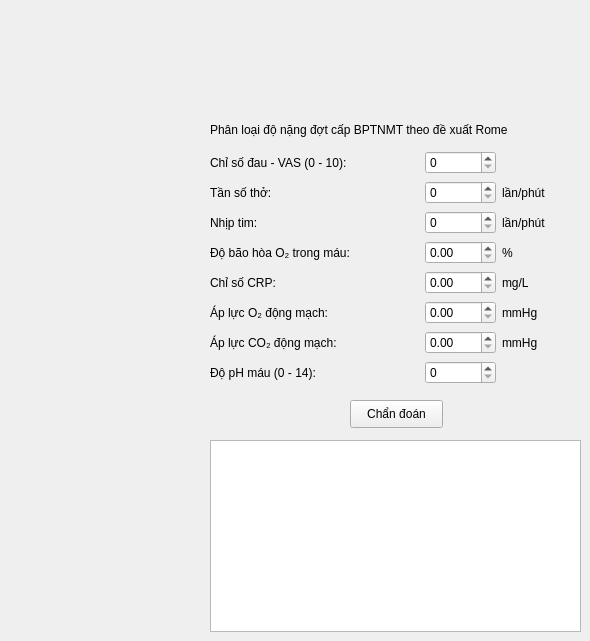
      <widget class="QWidget" name="ix">
       <widget class="QLabel" name="label_78">
        <property name="geometry">
         <rect>
          <x>210</x>
          <y>120</y>
          <width>361</width>
          <height>20</height>
         </rect>
        </property>
        <property name="text">
         <string>Phân loại độ nặng đợt cấp BPTNMT theo đề xuất Rome</string>
        </property>
       </widget>
       <widget class="QPushButton" name="ix_chan_doan_btn">
        <property name="geometry">
         <rect>
          <x>350</x>
          <y>400</y>
          <width>93</width>
          <height>28</height>
         </rect>
        </property>
        <property name="text">
         <string>Chẩn đoán</string>
        </property>
       </widget>
       <widget class="QTextBrowser" name="ix_chan_doan">
        <property name="geometry">
         <rect>
          <x>210</x>
          <y>440</y>
          <width>371</width>
          <height>192</height>
         </rect>
        </property>
       </widget>
       <widget class="QWidget" name="layoutWidget">
        <property name="geometry">
         <rect>
          <x>210</x>
          <y>150</y>
          <width>364</width>
          <height>242</height>
         </rect>
        </property>
        <layout class="QGridLayout" name="gridLayout_4">
         <item row="7" column="0" colspan="4">
          <widget class="QLabel" name="label_77">
           <property name="text">
            <string>Độ pH máu (0 - 14):</string>
           </property>
          </widget>
         </item>
         <item row="2" column="0">
          <widget class="QLabel" name="label_67">
           <property name="text">
            <string>Nhịp tim:</string>
           </property>
          </widget>
         </item>
         <item row="5" column="9" colspan="2">
          <widget class="QLabel" name="label_74">
           <property name="text">
            <string>mmHg</string>
           </property>
          </widget>
         </item>
         <item row="0" column="0" colspan="6">
          <widget class="QLabel" name="label_64">
           <property name="text">
            <string>Chỉ số đau - VAS (0 - 10):</string>
           </property>
          </widget>
         </item>
         <item row="6" column="9" colspan="2">
          <widget class="QLabel" name="label_75">
           <property name="text">
            <string>mmHg</string>
           </property>
          </widget>
         </item>
         <item row="4" column="0">
          <widget class="QLabel" name="label_71">
           <property name="text">
            <string>Chỉ số CRP:</string>
           </property>
          </widget>
         </item>
         <item row="5" column="7" colspan="2">
          <widget class="QDoubleSpinBox" name="ix_pao2"/>
         </item>
         <item row="3" column="0" colspan="6">
          <widget class="QLabel" name="label_69">
           <property name="text">
            <string>Độ bão hòa O₂ trong máu:</string>
           </property>
          </widget>
         </item>
         <item row="4" column="9">
          <widget class="QLabel" name="label_72">
           <property name="text">
            <string>mg/L</string>
           </property>
          </widget>
         </item>
         <item row="5" column="0" colspan="5">
          <widget class="QLabel" name="label_73">
           <property name="text">
            <string>Áp lực O₂ động mạch:</string>
           </property>
          </widget>
         </item>
         <item row="1" column="0" colspan="2">
          <widget class="QLabel" name="label_65">
           <property name="text">
            <string>Tần số thở:</string>
           </property>
          </widget>
         </item>
         <item row="6" column="0" colspan="4">
          <widget class="QLabel" name="label_76">
           <property name="text">
            <string>Áp lực CO₂ động mạch:</string>
           </property>
          </widget>
         </item>
         <item row="6" column="7" colspan="2">
          <widget class="QDoubleSpinBox" name="ix_paco2"/>
         </item>
         <item row="4" column="7" colspan="2">
          <widget class="QDoubleSpinBox" name="ix_crp"/>
         </item>
         <item row="3" column="7" colspan="2">
          <widget class="QDoubleSpinBox" name="ix_spo2">
           <property name="maximum">
            <double>1000.000000000000000</double>
           </property>
          </widget>
         </item>
         <item row="3" column="9">
          <widget class="QLabel" name="label_70">
           <property name="text">
            <string>%</string>
           </property>
          </widget>
         </item>
         <item row="0" column="7" colspan="2">
          <widget class="QSpinBox" name="ix_vas">
           <property name="maximum">
            <number>10</number>
           </property>
          </widget>
         </item>
         <item row="1" column="7" colspan="2">
          <widget class="QSpinBox" name="ix_respiratory_rate"/>
         </item>
         <item row="1" column="9">
          <widget class="QLabel" name="label_66">
           <property name="text">
            <string>lần/phút</string>
           </property>
          </widget>
         </item>
         <item row="2" column="7" colspan="2">
          <widget class="QSpinBox" name="ix_heart_rate"/>
         </item>
         <item row="2" column="9">
          <widget class="QLabel" name="label_68">
           <property name="text">
            <string>lần/phút</string>
           </property>
          </widget>
         </item>
         <item row="7" column="7" colspan="2">
          <widget class="QSpinBox" name="ix_ph">
           <property name="maximum">
            <number>14</number>
           </property>
          </widget>
         </item>
        </layout>
       </widget>
      </widget>
